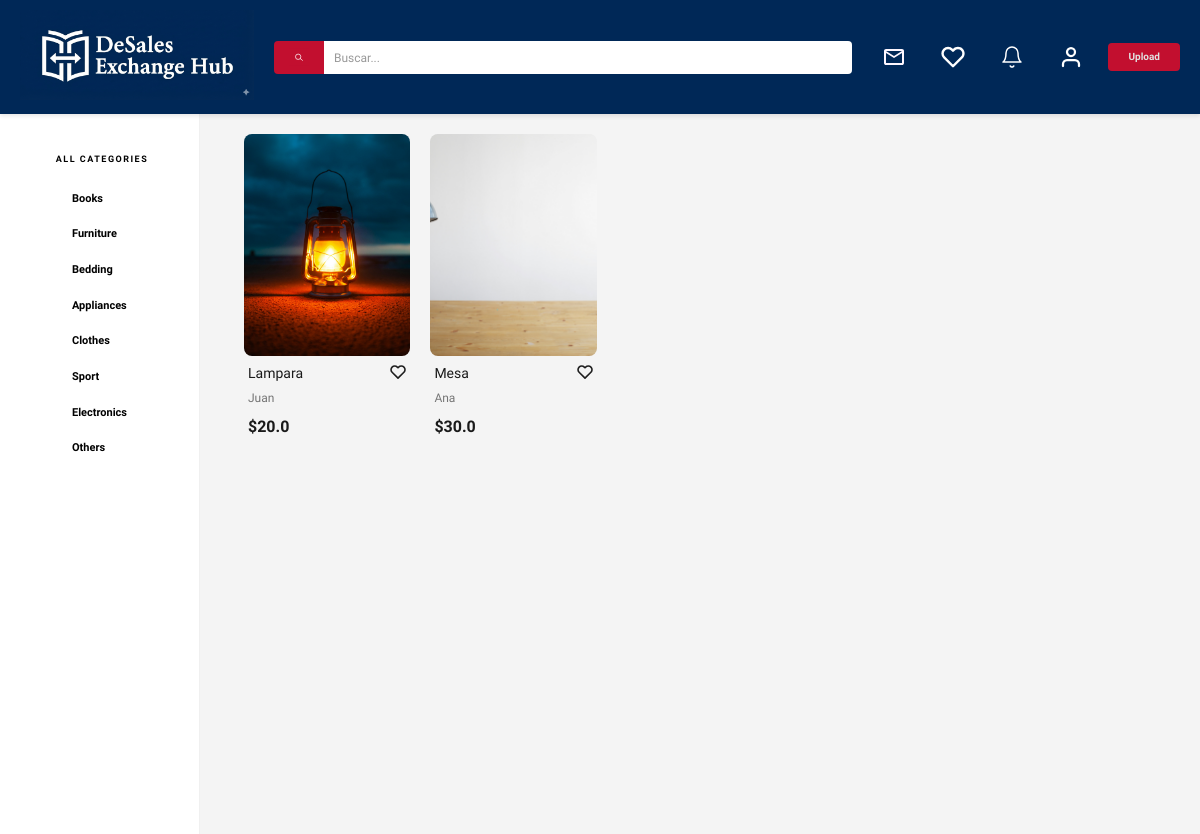
The page /dashboard (signed in) on the database its author committed.
### models.py (models this page shows, shortened)
class Item(db.Model):
    id = db.Column(db.Integer, primary_key = True, autoincrement = True)
    name = db.Column(db.String(50), nullable = False)
    description = db.Column(db.String(400), nullable = False)
    price = db.Column(db.Float, nullable = False)
    category = db.Column(db.String(20), nullable = False)
    created_at = db.Column(db.DateTime, nullable = False, default = db.func.current_timestamp())
    user_id = db.Column(db.Integer, db.ForeignKey('user.id'), nullable = False)
    estado = db.Column(db.String(20), nullable = False, default = "active")
    images = db.relationship('ItemImage', backref='item', lazy=True)
    favorited_by = db.relationship('User', secondary='favorite', back_populates='favorite_items', lazy=True)
    @property
    def image_url(self):
        if self.images:
            return self.images[0].image_url
        return "img/default.jpg" # Fallback image

class ItemImage(db.Model):
    id = db.Column(db.Integer, primary_key=True)
    image_url = db.Column(db.String(200), nullable=False)
    item_id = db.Column(db.Integer, db.ForeignKey('item.id'), nullable=False)

class User(db.Model):
    id = db.Column(db.Integer, primary_key = True)
    username = db.Column(db.String(20), unique = False, nullable = False)
    email = db.Column(db.String(120), unique = True, nullable = False)
    password = db.Column(db.String(255), nullable = False)
    is_active = db.Column(db.Boolean, default=False, nullable=False)
    items = db.relationship('Item', backref = 'owner', lazy = True)
    favorite_items = db.relationship('Item', secondary='favorite', back_populates='favorited_by', lazy=True)
    country = db.Column(db.String(20), nullable = True, default = "")
    city = db.Column(db.String(20), nullable = True, default = "")
    description = db.Column(db.String(400), nullable = True, default = "")
    photo_url = db.Column(db.String(200), nullable = True, default = "")

### app.py (the view)
@app.route("/dashboard")
def dashboard():
    user = get_current_user_from_session()
    if not user:
        return redirect(url_for("login"))
    category = (request.args.get("category") or "").strip().lower()
    base_query = Item.query.filter(
        db.func.lower(Item.estado) == "active",
        Item.user_id != user.id
    ).order_by(db.func.random())
    if category and category != "all":
        items = base_query.filter(db.func.lower(Item.category) == category).all()
    else:
        items = base_query.all()
    users = User.query.all()
    favorite_item_ids = {favorite_item.id for favorite_item in user.favorite_items}
    return render_template('index.html', items=items, users=users, favorite_item_ids=favorite_item_ids)

### app.py (called while the page is built, shortened)
def get_current_user_from_session():
    user_id = session.get("user_id")
    if user_id is not None:
        user = db.session.get(User, user_id)
        if user:
            session["user_id"] = user.id
            session["username"] = user.username
            return user

### templates/index.html (shortened to what this page needs)
{% extends 'base.html' %}
{% block content %}
    <div class="contenedor">
        {% for item in items %}
            {% if item.estado|lower == "active" %}
                {% if item.owner.id != session['user_id'] %}
                    <div class="contenedor-item">
                        <a href="{{ url_for('item', item_id=item.id) }}" class="item-imagen-container skeleton-loading">
                            <img class="item-imagen" src="{{ url_for('static', filename=item.image_url) }}" alt="{{ item.name }}" loading="lazy" onload="this.parentElement.classList.remove('skeleton-loading')">
                        </a>
                        <div class="item-info">
                            <div class="item-header">
                                <h2 class="item-nombre">{{ item.name }}</h2>
                                <div class="item-actions">
                                    <button class="action-btn favorite-btn {% if item.id in favorite_item_ids %}active{% endif %}" data-item-id="{{ item.id }}" data-is-favorite="{% if item.id in favorite_item_ids %}true{% else %}false{% endif %}" aria-label="Add to favorites">
                                        <img class="corazon" src="{{ url_for('static', filename='img/assets/RedHeart.svg' if item.id in favorite_item_ids else 'img/assets/Heart.svg') }}" alt="Favorito">
                                    </button>
                                </div>
                            </div>
                            <div class="item-details">
                                <p class="item-owner">{{ item.owner.username }}</p>
                            </div>
                            <p class="item-precio">${{ item.price }}</p>
                        </div>
                    </div>
                {% endif %}
            {% endif %}
        {% endfor %}
    </div>
{% endblock %}

### static/css/app.css (style rules this page uses)
html { line-height: 1.15; -webkit-text-size-adjust: 100%; }
body { margin: 0; }
a { background-color: transparent; }
img { border-style: none; }
button, input, optgroup, select, textarea { font-family: inherit; font-size: 100%; line-height: 1.15; margin: 0; }
button, input { overflow: visible; }
button, select { text-transform: none; }
button, [type=button], [type=reset], [type=submit] { -webkit-appearance: button; }
*, *:before, *:after { box-sizing: inherit; }
html { font-size: 62.5%; box-sizing: border-box; height: 100%; }
body { font-size: 1.6rem; min-height: 100%; }
.contenedor { width: 95%; max-width: 1200px; margin: 0 auto; }
a { text-decoration: none; }
img { max-width: 100%; }
h1, h2, h3 { font-family: "Work Sans", sans-serif; margin: 0 0 2.5rem 0; font-weight: 900; }
h2 { font-size: 5rem; }
p { font-size: 2rem; line-height: 1.8; }
* { box-sizing: border-box; margin: 0; padding: 0; }
body { font-family: "Work Sans", sans-serif; background-color: #f4f4f4; min-height: 100vh; display: flex; flex-direction: column; }
.contenedor { display: grid; gap: 1.5rem; grid-template-columns: repeat(2, 1fr); }
@media (min-width: 768px) { .contenedor { grid-template-columns: repeat(3, 1fr); gap: 2rem; } }
@media (min-width: 1024px) { .contenedor { grid-template-columns: repeat(5, 1fr); } }
.contenedor .contenedor-item { position: relative; border: none; box-shadow: none; background: transparent; padding: 0; display: flex; flex-direction: column; }
.contenedor .contenedor-item .item-imagen-container { position: relative; display: block; width: 100%; padding-top: 133.33%; border-radius: 8px; overflow: hidden; background-color: #f0f0f0; margin-bottom: 8px; transition: filter 0.2s ease; cursor: pointer; }
.contenedor .contenedor-item .item-imagen-container .item-imagen { position: absolute; top: 0; left: 0; width: 100%; height: 100%; object-fit: cover; object-position: center; display: block; }
.contenedor .contenedor-item .item-info { display: flex; flex-direction: column; padding: 0 4px; }
.contenedor .contenedor-item .item-info .item-header { display: flex; justify-content: space-between; align-items: flex-start; margin-bottom: 4px; }
.contenedor .contenedor-item .item-info .item-nombre { font-family: "Work Sans", sans-serif; font-weight: 400; font-size: 1.4rem; color: #1A1A1A; margin: 0; line-height: 1.4; white-space: nowrap; overflow: hidden; text-overflow: ellipsis; max-width: 80%; }
.contenedor .contenedor-item .item-info .item-actions .action-btn { background: none; border: none; padding: 0; cursor: pointer; display: flex; align-items: center; gap: 4px; transition: transform 0.2s ease; }
.contenedor .contenedor-item .item-info .item-actions .action-btn img { width: 16px; height: 16px; opacity: 1; }
.contenedor .contenedor-item .item-info .item-details { margin-bottom: 4px; }
.contenedor .contenedor-item .item-info .item-details .item-owner { font-size: 1.2rem; color: #757575; margin: 0; }
.contenedor .contenedor-item .item-info .item-precio { font-family: "Work Sans", sans-serif; font-weight: 600; font-size: 1.6rem; color: #1A1A1A; margin: 0; }

### rows shown on the page
Item: image_url (picture), name "Lampara", owner.username "Juan", price "20.0"
Item: image_url (picture), name "Mesa", owner.username "Ana", price "30.0"
